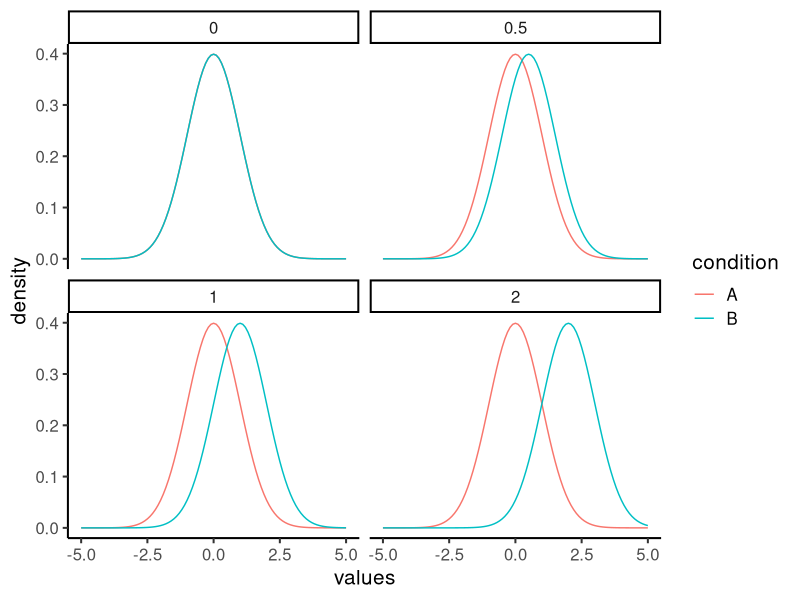
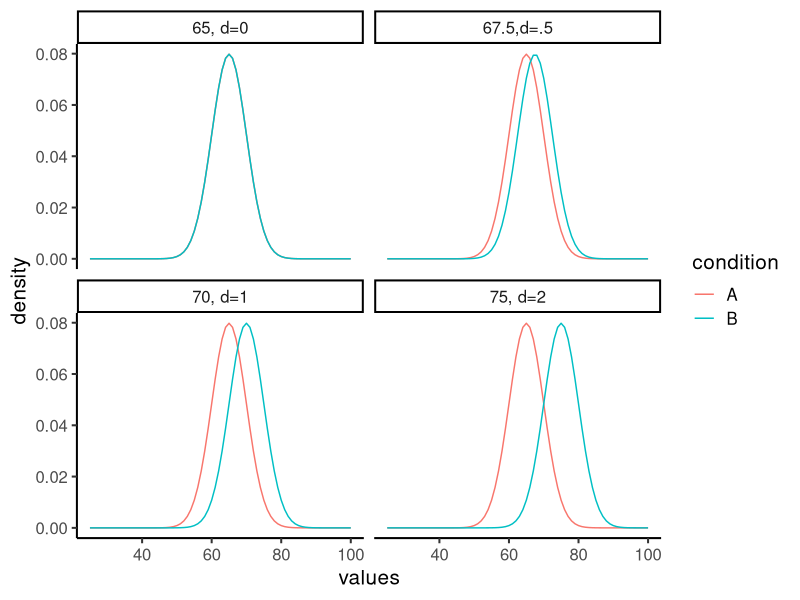
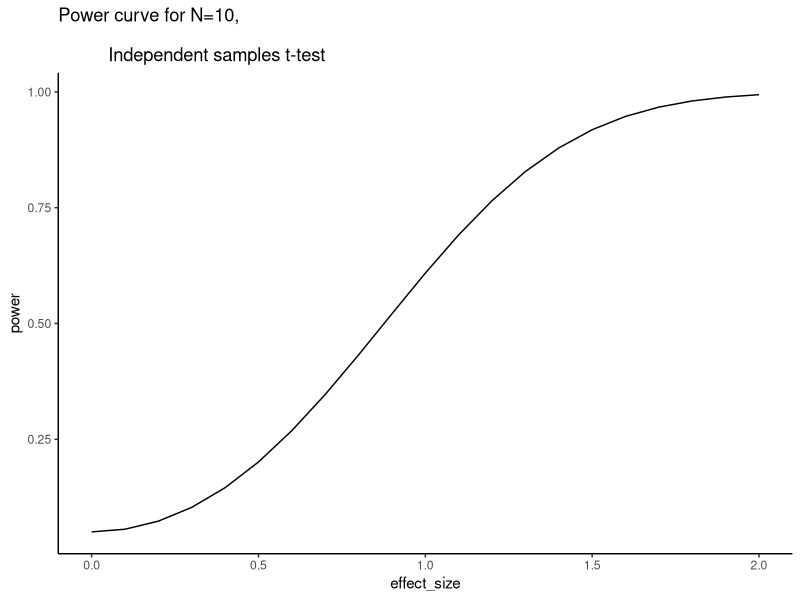
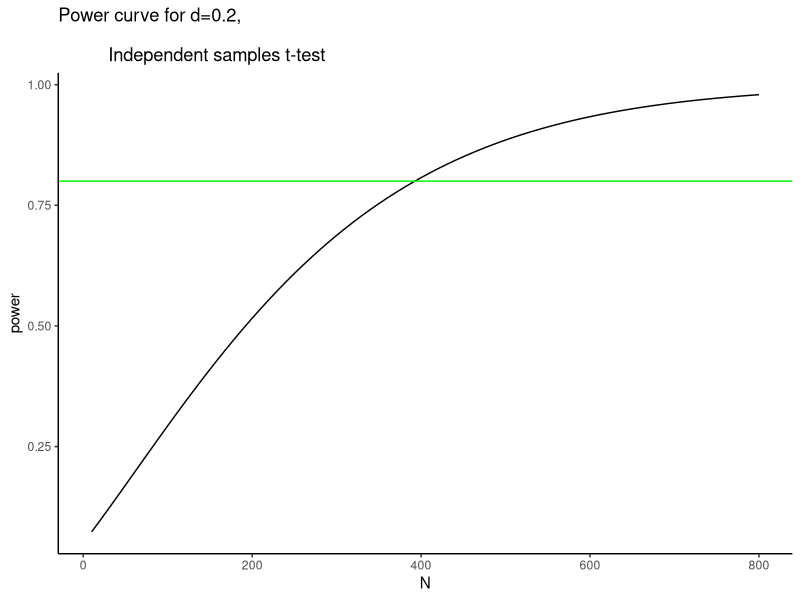
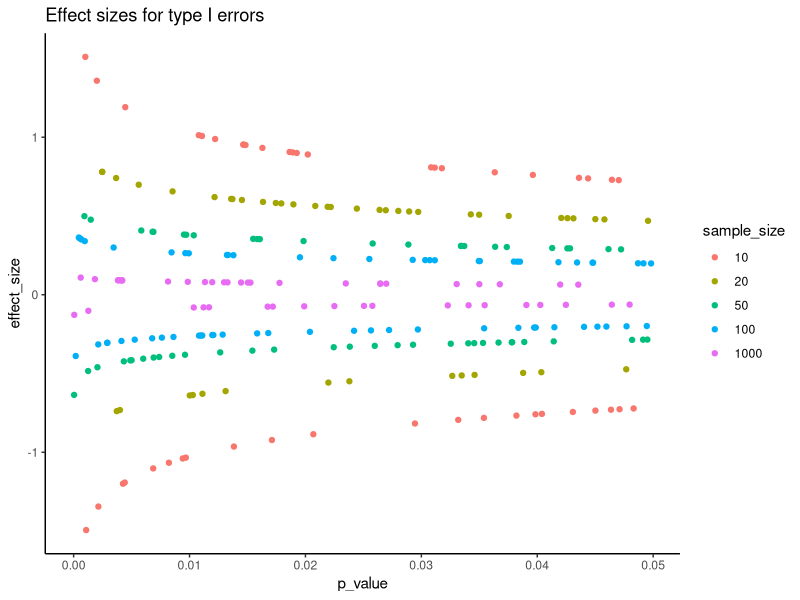

The R source for these figures, in order:
## ---- chunk 1
library(ggplot2)
library(dplyr)
## ---- chunk 2

X<-c(seq(-5,5,.1),seq(-5,5,.1),
     seq(-5,5,.1),seq(-5,5,.1),
     seq(-5,5,.1),seq(-5,5,.1),
     seq(-5,5,.1),seq(-5,5,.1))
Y<-c(dnorm(seq(-5,5,.1),0,1),dnorm(seq(-5,5,.1),0,1),
     dnorm(seq(-5,5,.1),0,1),dnorm(seq(-5,5,.1),.5,1),
     dnorm(seq(-5,5,.1),0,1),dnorm(seq(-5,5,.1),1,1),
     dnorm(seq(-5,5,.1),0,1),dnorm(seq(-5,5,.1),2,1))
effect_size<-rep(c(0,.5,1,2),each=101*2)
condition<-rep(rep(c("A","B"),each=101),2)
df<-data.frame(effect_size,
               condition,
               X,Y)

ggplot(df, aes(x=X,y=Y, group=condition, color=condition))+
  geom_line()+
  theme_classic(base_size = 15)+
  facet_wrap(~effect_size)+
  xlab("values")+
  ylab("density")


## ---- chunk 3

X<-c(seq(25,100,1),seq(25,100,1),
     seq(25,100,1),seq(25,100,1),
     seq(25,100,1),seq(25,100,1),
     seq(25,100,1),seq(25,100,1))
Y<-c(dnorm(seq(25,100,1),65,5),dnorm(seq(25,100,1),65,5),
     dnorm(seq(25,100,1),65,5),dnorm(seq(25,100,1),67.5,5),
     dnorm(seq(25,100,1),65,5),dnorm(seq(25,100,1),70,5),
     dnorm(seq(25,100,1),65,5),dnorm(seq(25,100,1),75,5))
effect_size<-rep(c("65, d=0","67.5,d=.5","70, d=1","75, d=2"),each=76*2)
condition<-rep(rep(c("A","B"),each=76),2)
df<-data.frame(effect_size,
               condition,
               X,Y)

ggplot(df, aes(x=X,y=Y, group=condition, color=condition))+
  geom_line()+
  theme_classic(base_size = 15)+
  facet_wrap(~effect_size)+
  xlab("values")+
  ylab("density")


## ---- chunk 4
p<-length(1000)
for(i in 1:1000){
  A<-rnorm(10,10,5)
  B<-rnorm(10,12.5,5)
  p[i]<-t.test(A,B,var.equal = TRUE)$p.value
}

length(p[p<.05])
## ---- chunk 5
p<-length(1000)
for(i in 1:1000){
  A<-rnorm(20,10,5)
  B<-rnorm(20,12.5,5)
  p[i]<-t.test(A,B,var.equal = TRUE)$p.value
}

length(p[p<.05])
## ---- chunk 6
p<-length(1000)
for(i in 1:1000){
  A<-rnorm(20,10,5)
  B<-rnorm(20,12.5,5)
  p[i]<-t.test(A,B,var.equal = TRUE)$p.value
}

length(p[p<.01])
## ---- chunk 7
p<-length(1000)
for(i in 1:1000){
  A<-rnorm(20,10,5)
  B<-rnorm(20,30,5)
  p[i]<-t.test(A,B,var.equal = TRUE)$p.value
}

length(p[p<.01])
## ---- chunk 8

power<-c()
for(i in seq(0,2,.1)){
sd_AB <- 1
n<-10
C <- qnorm(0.975)
se <- sqrt( sd_AB/n + sd_AB/n )
delta<-i
power <- c(power,1-pnorm(C-delta/se) + pnorm(-C-delta/se))
}

plot_df<-data.frame(power,
                    effect_size = seq(0,2,.1))

ggplot(plot_df, aes(x=effect_size, y=power))+
  geom_line()+
  theme_classic()+
  ggtitle("Power curve for N=10, \n
          Independent samples t-test")
## ---- chunk 9

power<-c()
for(i in seq(10,800,10)){
sd_AB <- 1
n<-i
C <- qnorm(0.975)
se <- sqrt( sd_AB/n + sd_AB/n )
delta<-0.2
power <- c(power,1-pnorm(C-delta/se) + pnorm(-C-delta/se))
}

plot_df<-data.frame(power,
                    N = seq(10,800,10))

ggplot(plot_df, aes(x=N, y=power))+
  geom_line()+
  theme_classic()+
  geom_hline(yintercept=.8, color="green")+
  ggtitle("Power curve for d=0.2, \n
          Independent samples t-test")
## ---- chunk 10

all_df<-data.frame()
for(i in 1:1000){
  for(n in c(10,20,50,100,1000)){
    some_data<-rnorm(n,0,1)
    p_value<-t.test(some_data)$p.value
    effect_size<-mean(some_data)/sd(some_data)
    mean_scores<-mean(some_data)
    standard_error<-sd(some_data)/sqrt(length(some_data))
    t_df<-data.frame(sim=i,sample_size=n,p_value,effect_size,mean_scores,standard_error)
    all_df<-rbind(all_df,t_df)
  }
}

type_I_error <-all_df[all_df$p_value<.05,]
type_I_error$sample_size<-as.factor(type_I_error$sample_size)

ggplot(type_I_error,aes(x=p_value,y=effect_size, group=sample_size,color=sample_size))+
  geom_point()+
  theme_classic()+
  ggtitle("Effect sizes for type I errors")

